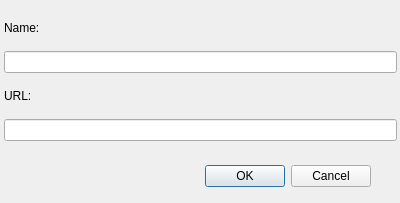
<?xml version="1.0" encoding="UTF-8"?>
<ui version="4.0">
 <class>DialogGitRemoteAdd</class>
 <widget class="QDialog" name="DialogGitRemoteAdd">
  <property name="geometry">
   <rect>
    <x>0</x>
    <y>0</y>
    <width>400</width>
    <height>203</height>
   </rect>
  </property>
  <property name="windowTitle">
   <string>Add</string>
  </property>
  <widget class="QDialogButtonBox" name="buttonBox">
   <property name="geometry">
    <rect>
     <x>30</x>
     <y>161</y>
     <width>341</width>
     <height>31</height>
    </rect>
   </property>
   <property name="orientation">
    <enum>Qt::Horizontal</enum>
   </property>
   <property name="standardButtons">
    <set>QDialogButtonBox::Cancel|QDialogButtonBox::Ok</set>
   </property>
  </widget>
  <widget class="QWidget" name="verticalLayoutWidget">
   <property name="geometry">
    <rect>
     <x>0</x>
     <y>10</y>
     <width>401</width>
     <height>131</height>
    </rect>
   </property>
   <layout class="QVBoxLayout" name="verticalLayout">
    <property name="leftMargin">
     <number>4</number>
    </property>
    <property name="rightMargin">
     <number>4</number>
    </property>
    <item>
     <widget class="QLabel" name="label">
      <property name="text">
       <string>Name: </string>
      </property>
     </widget>
    </item>
    <item>
     <widget class="QLineEdit" name="lineEditName"/>
    </item>
    <item>
     <widget class="QLabel" name="label_2">
      <property name="text">
       <string>URL: </string>
      </property>
     </widget>
    </item>
    <item>
     <widget class="QLineEdit" name="lineEditUrl"/>
    </item>
   </layout>
  </widget>
 </widget>
 <resources/>
 <connections>
  <connection>
   <sender>buttonBox</sender>
   <signal>accepted()</signal>
   <receiver>DialogGitRemoteAdd</receiver>
   <slot>accept()</slot>
   <hints>
    <hint type="sourcelabel">
     <x>248</x>
     <y>254</y>
    </hint>
    <hint type="destinationlabel">
     <x>157</x>
     <y>274</y>
    </hint>
   </hints>
  </connection>
  <connection>
   <sender>buttonBox</sender>
   <signal>rejected()</signal>
   <receiver>DialogGitRemoteAdd</receiver>
   <slot>reject()</slot>
   <hints>
    <hint type="sourcelabel">
     <x>316</x>
     <y>260</y>
    </hint>
    <hint type="destinationlabel">
     <x>286</x>
     <y>274</y>
    </hint>
   </hints>
  </connection>
 </connections>
</ui>
